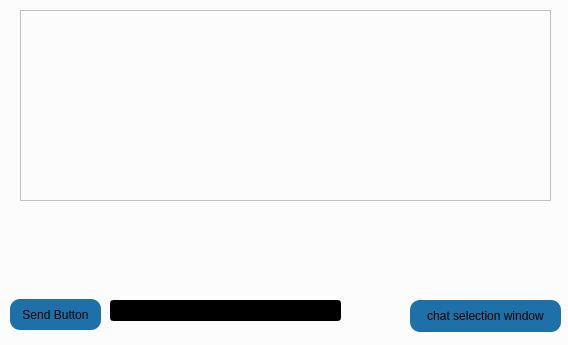
<?xml version="1.0" encoding="UTF-8"?>
<ui version="4.0">
 <class>chatwindow</class>
 <widget class="QDialog" name="chatwindow">
  <property name="geometry">
   <rect>
    <x>0</x>
    <y>0</y>
    <width>568</width>
    <height>345</height>
   </rect>
  </property>
  <property name="windowTitle">
   <string>Dialog</string>
  </property>
  <property name="styleSheet">
   <string notr="true">background-color: #fcfcfc

</string>
  </property>
  <widget class="QTextEdit" name="ChatMessages">
   <property name="geometry">
    <rect>
     <x>20</x>
     <y>10</y>
     <width>531</width>
     <height>191</height>
    </rect>
   </property>
   <property name="styleSheet">
    <string notr="true">background:  000000;
color: rgb(255, 252, 248)</string>
   </property>
   <property name="html">
    <string>&lt;!DOCTYPE HTML PUBLIC &quot;-//W3C//DTD HTML 4.0//EN&quot; &quot;http://www.w3.org/TR/REC-html40/strict.dtd&quot;&gt;
&lt;html&gt;&lt;head&gt;&lt;meta name=&quot;qrichtext&quot; content=&quot;1&quot; /&gt;&lt;meta charset=&quot;utf-8&quot; /&gt;&lt;style type=&quot;text/css&quot;&gt;
p, li { white-space: pre-wrap; }
hr { height: 1px; border-width: 0; }
li.unchecked::marker { content: &quot;\2610&quot;; }
li.checked::marker { content: &quot;\2612&quot;; }
&lt;/style&gt;&lt;/head&gt;&lt;body style=&quot; font-family:'.AppleSystemUIFont'; font-size:13pt; font-weight:400; font-style:normal;&quot;&gt;
&lt;p style=&quot;-qt-paragraph-type:empty; margin-top:0px; margin-bottom:0px; margin-left:0px; margin-right:0px; -qt-block-indent:0; text-indent:0px;&quot;&gt;&lt;br /&gt;&lt;/p&gt;&lt;/body&gt;&lt;/html&gt;</string>
   </property>
  </widget>
  <widget class="QLineEdit" name="Inputbox">
   <property name="geometry">
    <rect>
     <x>110</x>
     <y>300</y>
     <width>231</width>
     <height>21</height>
    </rect>
   </property>
   <property name="styleSheet">
    <string notr="true">background-color: #000000
</string>
   </property>
   <property name="text">
    <string/>
   </property>
  </widget>
  <widget class="QPushButton" name="sendButton">
   <property name="geometry">
    <rect>
     <x>10</x>
     <y>299</y>
     <width>91</width>
     <height>31</height>
    </rect>
   </property>
   <property name="styleSheet">
    <string notr="true">background-color:  #1E71A8;
border-radius: 10px;</string>
   </property>
   <property name="text">
    <string>Send Button</string>
   </property>
  </widget>
  <widget class="QPushButton" name="pushButton">
   <property name="geometry">
    <rect>
     <x>410</x>
     <y>300</y>
     <width>151</width>
     <height>32</height>
    </rect>
   </property>
   <property name="styleSheet">
    <string notr="true">background-color:  #1E71A8;
border-radius: 10px;</string>
   </property>
   <property name="text">
    <string>chat selection window</string>
   </property>
  </widget>
 </widget>
 <resources/>
 <connections/>
</ui>
